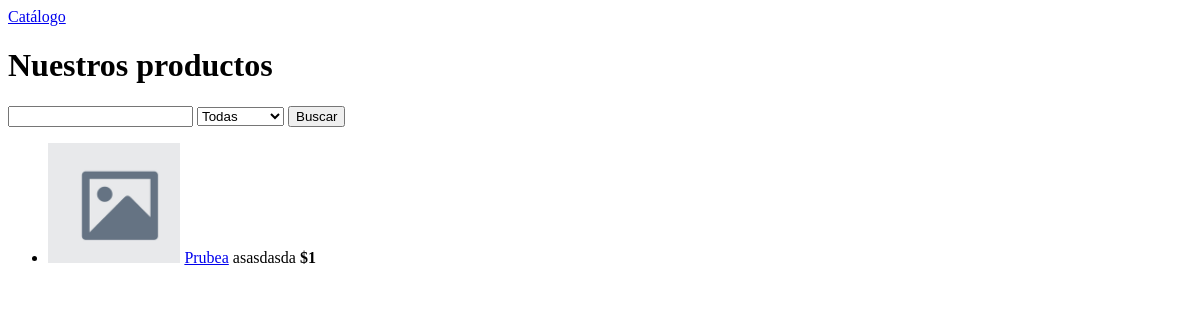
The app's page /, older data.
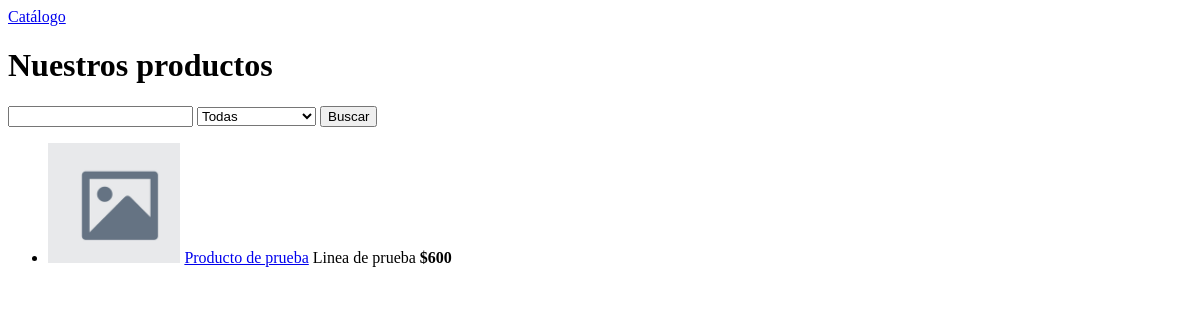
The same page, newer data.
### Pasteleria/models.py (models this page shows, shortened)
class Producto(models.Model):
    nombre = models.CharField(max_length=120)
    descripcion = models.TextField(blank=True)
    linea = models.ForeignKey(
    Linea, on_delete=models.CASCADE, related_name='productos')
    foto = models.ImageField(upload_to='productos/', blank=True, null=True)
    precio = models.PositiveIntegerField()
    porciones = models.PositiveSmallIntegerField()
    apto_celiacos = models.BooleanField(
    default=False, verbose_name='apto para celíacos')
    stock = models.PositiveIntegerField(default=0)
    disponible = models.BooleanField(default=True)
    class Meta:
        ordering = ['nombre']
    @property
    def agotado(self):
        return self.stock == 0
    def precio_clp(self):
        return formato_clp(self.precio)
    @property
    def foto_url(self):
        if self.foto:
            return self.foto.url
        return static('img/sin-foto.png')

class Linea(models.Model):
    nombre = models.CharField(max_length=60, unique=True)
    class Meta:
        ordering = ['nombre']
        verbose_name = 'línea'
        verbose_name_plural = 'líneas'

### Pasteleria/views.py (the view)
# urls.py: path('', views.inicio, name='inicio'),
def inicio(request):
    productos = Producto.objects.select_related('linea').filter(disponible=True)
    linea = request.GET.get('linea')
    if linea:
        productos = productos.filter(linea__id=linea)
    q = request.GET.get('q')
    if q:
        productos = productos.filter(nombre__icontains=q)
    return render(request, 'catalogo/inicio.html', {
        'productos': productos,
        'lineas': Linea.objects.all(),
    })

### Pasteleria/models.py (called while the page is built)
def formato_clp(valor):
    return f"${valor:,}".replace(",", ".")

### Pasteleria/templates/catalogo/inicio.html (shortened to what this page needs)
{% extends "base.html" %}
{% block contenido %}
<h1>Nuestros productos</h1>
<form method="get">
    <input name="q" value="{{ request.GET.q }}">
    <select name="linea">
        <option value="">Todas</option>
    </select>
    <button>Buscar</button>
</form>
<ul class="catalogo">
{% for p in productos %}
    <li>
        <img src="{{ p.foto_url }}" alt="{{ p.nombre }}" height="120">
        <a href="{% url 'catalogo:detalle' p.id %}">{{ p.nombre }}</a>
        <span>{{ p.linea.nombre }}</span>
        <strong>{{ p.precio_clp }}</strong>
    </li>
{% empty %}
    <li>Todavía no hay productos cargados.</li>
{% endfor %}
</ul>
{% endblock %}

Row changes from the older to the newer data that the page shows:
removed Producto: nombre "Prubea", linea.nombre "asasdasda", precio_clp "$1"
added Producto: nombre "Producto de prueba", linea.nombre "Linea de prueba", precio_clp "$600"
